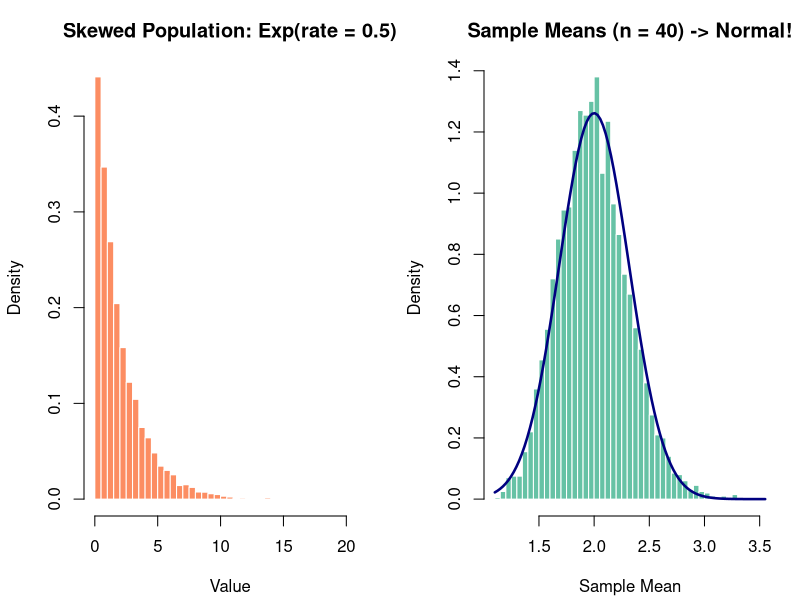
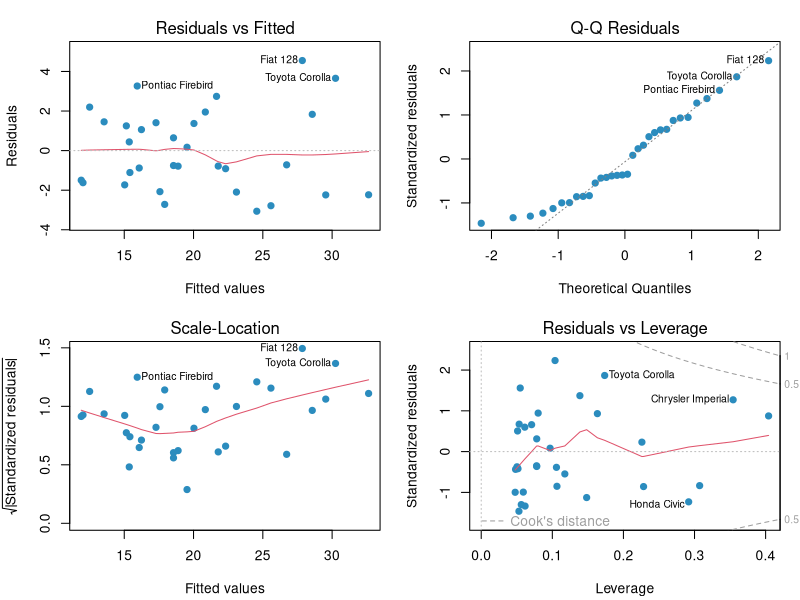

Source code (R) for these figures, in order:
## ---- chunk 1
knitr::opts_chunk$set(
  echo = TRUE,
  warning = FALSE,
  message = FALSE,
  fig.width = 9,
  fig.height = 5.5
)
## ---- chunk 2
set.seed(42)
pop_draws  <- rexp(10000, rate = 0.5)
clt_means  <- replicate(4000, mean(rexp(40, rate = 0.5)))

old_par <- par(mfrow = c(1, 2), mar = c(4.2, 4.2, 3, 1.2))
hist(pop_draws, breaks = 40, freq = FALSE, col = "#fc8d62", border = "white",
     main = "Skewed Population: Exp(rate = 0.5)", xlab = "Value")
hist(clt_means, breaks = 35, freq = FALSE, col = "#66c2a5", border = "white",
     main = "Sample Means (n = 40) -> Normal!", xlab = "Sample Mean")
curve(dnorm(x, mean = 2, sd = 2 / sqrt(40)), add = TRUE, col = "navy", lwd = 2.5)
par(old_par)
## ---- chunk 3
fit <- lm(mpg ~ wt * hp, data = mtcars)
knitr::kable(round(coef(summary(fit)), 4), caption = "OLS Regression Coefficients (`mpg ~ wt * hp`)")

# Standard 4-Panel Diagnostic Plot
old_par <- par(mfrow = c(2, 2), mar = c(4.2, 4.2, 2.5, 1.2))
plot(fit, pch = 19, col = "#2b8cbe")
par(old_par)
